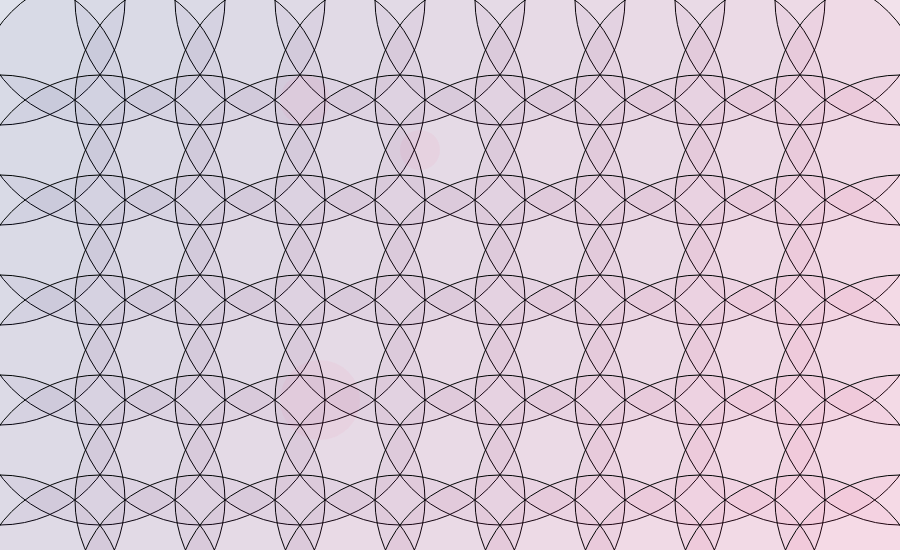
Frame 1 (no input)
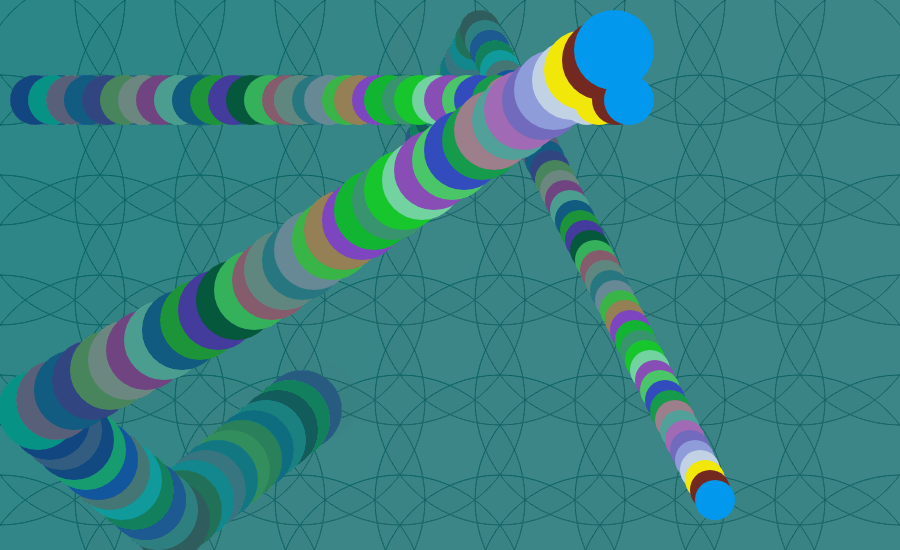
Frame 60 (no input)
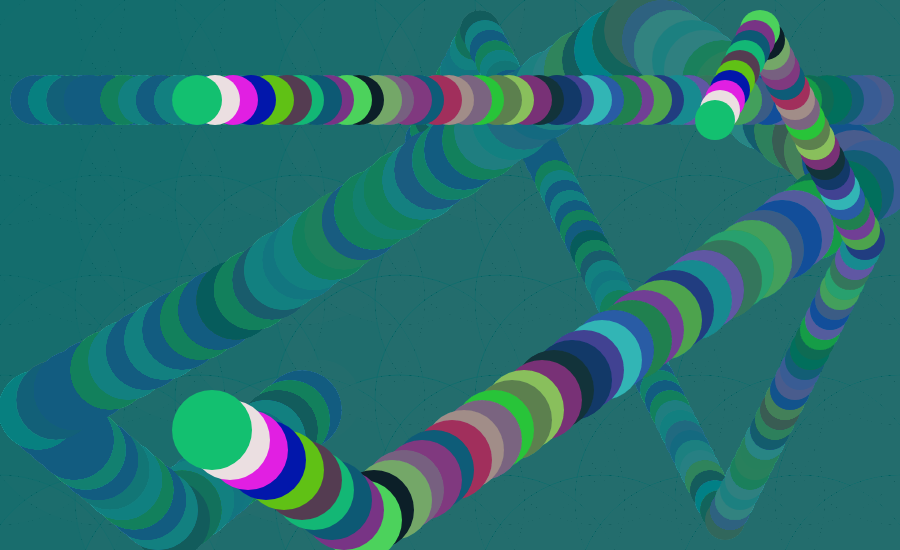
Frame 120 (the mouse pressed at the canvas centre since frame 60)

The p5.js sketch that drew these frames (run headless with seeded random() and noise() and a simulated clock; from frame 60 on, the mouse is pressed at the canvas centre):

// p5.js sketch
// ── sketch.js
var x = 320;
var y = 400;  //starting position
var x2 = 420;
var y2 = 150;
var xspeed2 = 5;
var yspeed2 = -10;
var xspeed = -15;
var yspeed = 10;  //speed of the ball
var z = 1   //var for background

var dir = 1; //set counter to modify ball's position & direction
var spd = 3; //variable for speed of the ball

var r = 40; //radius of the ball

function setup() {
  createCanvas(900, 550);  //canvas for ball to bounce
  for (var b=0; b<9; ++b)
  {
  	for (z=0; z<10; ++z)
  	{
      fill ([z*20+b*10, 0, 100, 9]);     //writing color for each ball
    	ellipse(z*100, b*100, 250, 250);
  	}
  }
}

function draw() {
  noStroke();
  background([0, 100, 100, 7]);     //writing background color
  
  
  ellipse(x, y, r*2, r*2);  //sets position of the ball and the size
  ellipse(x2, y2, r, r);
  x += xspeed;
  x2 += xspeed2;
  y += yspeed; 
  y2 += yspeed2;    //starts the motion of the ball
  if (x > width - r || x < r) {
    xspeed = -xspeed;                    //when the ball hits the edge of the canvas, bounce
  }
  if (x2 > width - r || x2 < r) {
    xspeed2 = -xspeed2;                    //when the ball hits the edge of the canvas, bounce
  }
  if (y > height - r || y < r) {
    yspeed = -yspeed;                    //when the ball hits the edge of the canvas, bounce
  }
  if (y2 > height - r || y2 < r) {
    yspeed2 = -yspeed2;                    //when the ball hits the edge of the canvas, bounce
  }


  
  ellipse(x, 100, 50, 50); //creating the ball
  if (x > 275 || x < 25) { //if the ball hits the side of the background
    dir = dir * -1;        //make the ball's speed negative, so it moves backwards
  }
  x = x + dir*spd; //move the ball
      fill(random(255),random(255),random(255)); 
  
}
